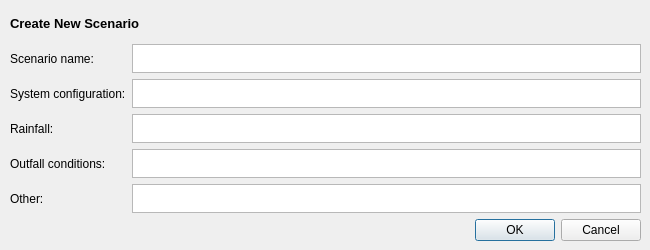
<?xml version="1.0" encoding="UTF-8"?>
<ui version="4.0">
 <class>Dialog</class>
 <widget class="QDialog" name="Dialog">
  <property name="geometry">
   <rect>
    <x>0</x>
    <y>0</y>
    <width>650</width>
    <height>250</height>
   </rect>
  </property>
  <property name="windowTitle">
   <string>Dialog</string>
  </property>
  <widget class="QWidget" name="verticalLayoutWidget">
   <property name="geometry">
    <rect>
     <x>10</x>
     <y>10</y>
     <width>631</width>
     <height>231</height>
    </rect>
   </property>
   <layout class="QVBoxLayout" name="verticalLayout" stretch="1,6,1">
    <property name="sizeConstraint">
     <enum>QLayout::SetMinAndMaxSize</enum>
    </property>
    <item>
     <widget class="QLabel" name="label">
      <property name="sizePolicy">
       <sizepolicy hsizetype="Expanding" vsizetype="Preferred">
        <horstretch>0</horstretch>
        <verstretch>0</verstretch>
       </sizepolicy>
      </property>
      <property name="text">
       <string>&lt;html&gt;&lt;head/&gt;&lt;body&gt;&lt;p&gt;&lt;span style=&quot; font-size:10pt; font-weight:700;&quot;&gt;Create New Scenario&lt;/span&gt;&lt;/p&gt;&lt;/body&gt;&lt;/html&gt;</string>
      </property>
     </widget>
    </item>
    <item>
     <layout class="QGridLayout" name="gridLayout" columnminimumwidth="0,0">
      <item row="0" column="1">
       <widget class="QPlainTextEdit" name="plainTextEdit_6">
        <property name="sizePolicy">
         <sizepolicy hsizetype="Expanding" vsizetype="Ignored">
          <horstretch>0</horstretch>
          <verstretch>0</verstretch>
         </sizepolicy>
        </property>
        <property name="verticalScrollBarPolicy">
         <enum>Qt::ScrollBarAlwaysOff</enum>
        </property>
        <property name="horizontalScrollBarPolicy">
         <enum>Qt::ScrollBarAlwaysOff</enum>
        </property>
       </widget>
      </item>
      <item row="3" column="0">
       <widget class="QLabel" name="label_5">
        <property name="text">
         <string>Outfall conditions:</string>
        </property>
       </widget>
      </item>
      <item row="4" column="0">
       <widget class="QLabel" name="label_6">
        <property name="text">
         <string>Other:</string>
        </property>
       </widget>
      </item>
      <item row="2" column="0">
       <widget class="QLabel" name="label_4">
        <property name="text">
         <string>Rainfall:</string>
        </property>
       </widget>
      </item>
      <item row="1" column="0">
       <widget class="QLabel" name="label_3">
        <property name="text">
         <string>System configuration:</string>
        </property>
       </widget>
      </item>
      <item row="0" column="0">
       <widget class="QLabel" name="label_2">
        <property name="text">
         <string>Scenario name:</string>
        </property>
       </widget>
      </item>
      <item row="1" column="1">
       <widget class="QPlainTextEdit" name="plainTextEdit_7">
        <property name="sizePolicy">
         <sizepolicy hsizetype="Expanding" vsizetype="Ignored">
          <horstretch>0</horstretch>
          <verstretch>0</verstretch>
         </sizepolicy>
        </property>
        <property name="verticalScrollBarPolicy">
         <enum>Qt::ScrollBarAlwaysOff</enum>
        </property>
        <property name="horizontalScrollBarPolicy">
         <enum>Qt::ScrollBarAlwaysOff</enum>
        </property>
       </widget>
      </item>
      <item row="2" column="1">
       <widget class="QPlainTextEdit" name="plainTextEdit_8">
        <property name="sizePolicy">
         <sizepolicy hsizetype="Expanding" vsizetype="Ignored">
          <horstretch>0</horstretch>
          <verstretch>0</verstretch>
         </sizepolicy>
        </property>
        <property name="verticalScrollBarPolicy">
         <enum>Qt::ScrollBarAlwaysOff</enum>
        </property>
        <property name="horizontalScrollBarPolicy">
         <enum>Qt::ScrollBarAlwaysOff</enum>
        </property>
       </widget>
      </item>
      <item row="3" column="1">
       <widget class="QPlainTextEdit" name="plainTextEdit_9">
        <property name="sizePolicy">
         <sizepolicy hsizetype="Expanding" vsizetype="Ignored">
          <horstretch>0</horstretch>
          <verstretch>0</verstretch>
         </sizepolicy>
        </property>
        <property name="verticalScrollBarPolicy">
         <enum>Qt::ScrollBarAlwaysOff</enum>
        </property>
        <property name="horizontalScrollBarPolicy">
         <enum>Qt::ScrollBarAlwaysOff</enum>
        </property>
       </widget>
      </item>
      <item row="4" column="1">
       <widget class="QPlainTextEdit" name="plainTextEdit_10">
        <property name="sizePolicy">
         <sizepolicy hsizetype="Expanding" vsizetype="Ignored">
          <horstretch>0</horstretch>
          <verstretch>0</verstretch>
         </sizepolicy>
        </property>
        <property name="verticalScrollBarPolicy">
         <enum>Qt::ScrollBarAlwaysOff</enum>
        </property>
        <property name="horizontalScrollBarPolicy">
         <enum>Qt::ScrollBarAlwaysOff</enum>
        </property>
       </widget>
      </item>
     </layout>
    </item>
    <item>
     <widget class="QDialogButtonBox" name="buttonBox">
      <property name="orientation">
       <enum>Qt::Horizontal</enum>
      </property>
      <property name="standardButtons">
       <set>QDialogButtonBox::Cancel|QDialogButtonBox::Ok</set>
      </property>
     </widget>
    </item>
   </layout>
  </widget>
 </widget>
 <resources/>
 <connections>
  <connection>
   <sender>buttonBox</sender>
   <signal>accepted()</signal>
   <receiver>Dialog</receiver>
   <slot>accept()</slot>
   <hints>
    <hint type="sourcelabel">
     <x>229</x>
     <y>230</y>
    </hint>
    <hint type="destinationlabel">
     <x>157</x>
     <y>249</y>
    </hint>
   </hints>
  </connection>
  <connection>
   <sender>buttonBox</sender>
   <signal>rejected()</signal>
   <receiver>Dialog</receiver>
   <slot>reject()</slot>
   <hints>
    <hint type="sourcelabel">
     <x>297</x>
     <y>236</y>
    </hint>
    <hint type="destinationlabel">
     <x>286</x>
     <y>249</y>
    </hint>
   </hints>
  </connection>
 </connections>
</ui>
